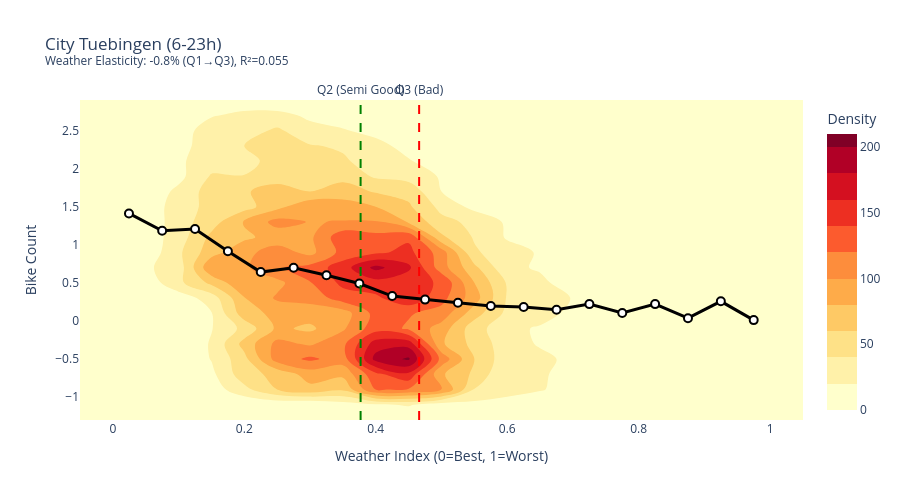

Notebook cell for this chart:
### Code cell
# Scatter plot: Bike counts vs Weather Index
fig = plot_weather_index_scatter(
    df, 
    title=display_name,
    hour_range=(6, 23),
    weekdays_only=True
)
fig.show()

### Figure 1 — Plotly figure (JSON) as saved in the notebook; plotly's stock layout.template omitted (floating-point values rounded to 4 significant figures; data arrays with more than 128 entries replaced by an {"elided": "..."} marker saying what was removed)
{"data": [{"colorbar": {"title": {"text": "Density"}}, "colorscale": [[0, "rgb(255,255,204)"], [0.125, "rgb(255,237,160)"], [0.25, "rgb(254,217,118)"], [0.375, "rgb(254,178,76)"], [0.5, "rgb(253,141,60)"], [0.625, "rgb(252,78,42)"], [0.75, "rgb(227,26,28)"], [0.875, "rgb(189,0,38)"], [1, "rgb(128,0,38)"]], "contours": {"showlines": false}, "name": "Density", "showscale": true, "type": "histogram2dcontour", "x": {"elided": "14034 float values"}, "y": {"elided": "14034 float values"}}, {"line": {"color": "black", "width": 3}, "marker": {"color": "white", "line": {"color": "black", "width": 2}, "size": 8}, "mode": "lines+markers", "name": "Mean Bike Count", "type": "scatter", "x": [0.0245, 0.075, 0.125, 0.175, 0.225, 0.275, 0.325, 0.375, 0.425, 0.475, 0.525, 0.575, 0.625, 0.675, 0.725, 0.775, 0.825, 0.875, 0.925, 0.975], "y": [1.411, 1.183, 1.207, 0.9137, 0.6416, 0.6986, 0.5989, 0.4915, 0.3266, 0.2799, 0.2389, 0.1973, 0.1831, 0.1475, 0.2212, 0.1049, 0.2211, 0.03613, 0.2575, 0.01107]}], "layout": {"annotations": [{"showarrow": false, "text": "Q2 (Semi Good)", "x": 0.3769, "xanchor": "center", "xref": "x", "y": 1, "yanchor": "bottom", "yref": "y domain"}, {"showarrow": false, "text": "Q3 (Bad)", "x": 0.466, "xanchor": "center", "xref": "x", "y": 1, "yanchor": "bottom", "yref": "y domain"}], "height": 500, "legend": {"x": 0.99, "xanchor": "right", "y": 0.99, "yanchor": "top"}, "shapes": [{"line": {"color": "green", "dash": "dash"}, "type": "line", "x0": 0.3769, "x1": 0.3769, "xref": "x", "y0": 0, "y1": 1, "yref": "y domain"}, {"line": {"color": "red", "dash": "dash"}, "type": "line", "x0": 0.466, "x1": 0.466, "xref": "x", "y0": 0, "y1": 1, "yref": "y domain"}], "title": {"text": "City Tuebingen (6-23h)<br><sup>Weather Elasticity: -0.8% (Q1→Q3), R²=0.055</sup>"}, "xaxis": {"title": {"text": "Weather Index (0=Best, 1=Worst)"}}, "yaxis": {"title": {"text": "Bike Count"}}}}
